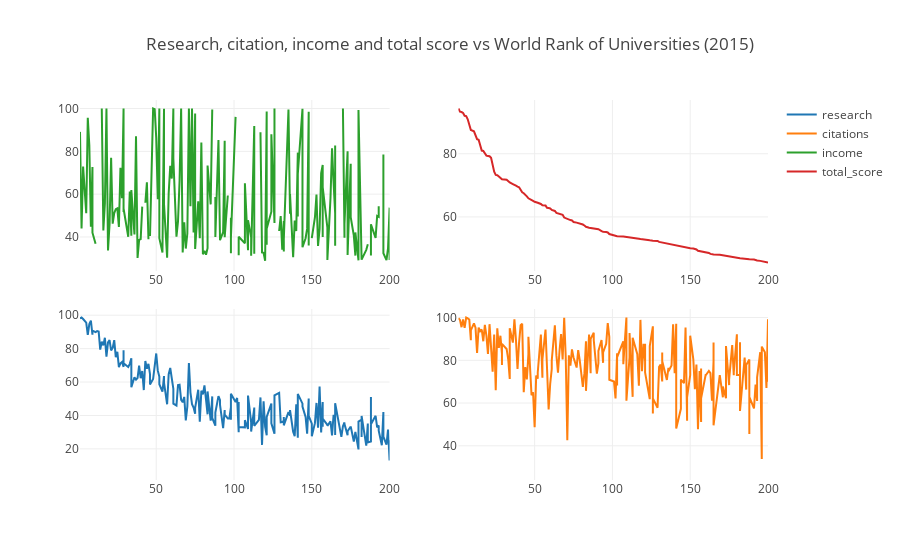

Notebook source saved alongside this figure:
### Markdown cell above
## Multiple Subplots

* Useful for comparing more than one features.

### Code cell
configure_plotly_browser_state()

trace1 = go.Scatter(
    x=x2015.world_rank,
    y=x2015.research,
    name = "research"
)
trace2 = go.Scatter(
    x=x2015.world_rank,
    y=x2015.citations,
    xaxis='x2',
    yaxis='y2',
    name = "citations"
)
trace3 = go.Scatter(
    x=x2015.world_rank,
    y=x2015.income,
    xaxis='x3',
    yaxis='y3',
    name = "income"
)
trace4 = go.Scatter(
    x=x2015.world_rank,
    y=x2015.total_score,
    xaxis='x4',
    yaxis='y4',
    name = "total_score"
)
data = [trace1, trace2, trace3, trace4]
layout = go.Layout(
    xaxis=dict(
        domain=[0, 0.45]
    ),
    yaxis=dict(
        domain=[0, 0.45]
    ),
    xaxis2=dict(
        domain=[0.55, 1]
    ),
    xaxis3=dict(
        domain=[0, 0.45],
        anchor='y3'
    ),
    xaxis4=dict(
        domain=[0.55, 1],
        anchor='y4'
    ),
    yaxis2=dict(
        domain=[0, 0.45],
        anchor='x2'
    ),
    yaxis3=dict(
        domain=[0.55, 1]
    ),
    yaxis4=dict(
        domain=[0.55, 1],
        anchor='x4'
    ),
    title = 'Research, citation, income and total score vs World Rank of Universities (2015)'
)
fig = go.Figure(data=data, layout=layout)
iplot(fig)

### Figure 1 — Plotly figure (JSON) as saved in the notebook; plotly's stock layout.template omitted (floating-point values rounded to 4 significant figures; data arrays with more than 128 entries replaced by an {"elided": "..."} marker saying what was removed)
{"data": [{"y": {"elided": "401 float values"}, "x": {"elided": "401 str values"}, "type": "scatter", "name": "research", "uid": "b0f7747b-d9d4-4f31-9ca3-db1abeb025ff"}, {"name": "citations", "yaxis": "y2", "xaxis": "x2", "y": {"elided": "401 float values"}, "x": {"elided": "401 str values"}, "type": "scatter", "uid": "75e9233d-4720-41e5-bab4-4a18b36055a2"}, {"name": "income", "yaxis": "y3", "xaxis": "x3", "y": {"elided": "401 str values"}, "x": {"elided": "401 str values"}, "type": "scatter", "uid": "46f67d79-a1b9-4306-8acb-ab9c8ff6be00"}, {"name": "total_score", "yaxis": "y4", "xaxis": "x4", "y": {"elided": "401 str values"}, "x": {"elided": "401 str values"}, "type": "scatter", "uid": "3e823071-67f4-485f-be9c-b037f6e2af1d"}], "layout": {"yaxis": {"domain": [0, 0.45]}, "xaxis4": {"domain": [0.55, 1], "anchor": "y4"}, "xaxis3": {"domain": [0, 0.45], "anchor": "y3"}, "xaxis2": {"domain": [0.55, 1]}, "yaxis2": {"domain": [0, 0.45], "anchor": "x2"}, "yaxis3": {"domain": [0.55, 1]}, "yaxis4": {"domain": [0.55, 1], "anchor": "x4"}, "xaxis": {"domain": [0, 0.45]}, "title": {"text": "Research, citation, income and total score vs World Rank of Universities (2015)"}}}
